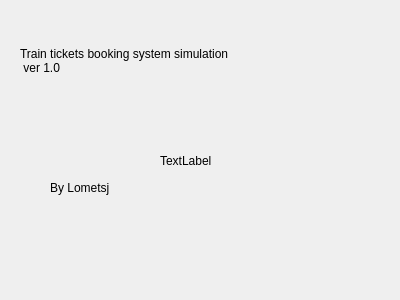
<?xml version="1.0" encoding="UTF-8"?>
<ui version="4.0">
 <class>about</class>
 <widget class="QWidget" name="about">
  <property name="geometry">
   <rect>
    <x>0</x>
    <y>0</y>
    <width>400</width>
    <height>300</height>
   </rect>
  </property>
  <property name="windowTitle">
   <string>Form</string>
  </property>
  <widget class="QLabel" name="label">
   <property name="geometry">
    <rect>
     <x>20</x>
     <y>20</y>
     <width>281</width>
     <height>81</height>
    </rect>
   </property>
   <property name="text">
    <string>Train tickets booking system simulation  
 ver 1.0</string>
   </property>
  </widget>
  <widget class="QLabel" name="label_2">
   <property name="geometry">
    <rect>
     <x>160</x>
     <y>90</y>
     <width>141</width>
     <height>141</height>
    </rect>
   </property>
   <property name="text">
    <string>TextLabel</string>
   </property>
  </widget>
  <widget class="QLabel" name="label_3">
   <property name="geometry">
    <rect>
     <x>50</x>
     <y>180</y>
     <width>71</width>
     <height>16</height>
    </rect>
   </property>
   <property name="text">
    <string>By Lometsj</string>
   </property>
  </widget>
 </widget>
 <resources/>
 <connections/>
</ui>
